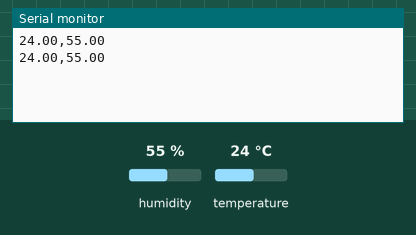
Bench run of a sketch on a simulated STM32 Blue Pill. Parts: the last lines printed to the serial monitor. Inputs (shaded band) come from the test bench; at power-on: humidity 55 %, temperature 24 °C.

Above: at 2.8 s.
2.9 s: humidity set to 22 %
At 4.4 s:
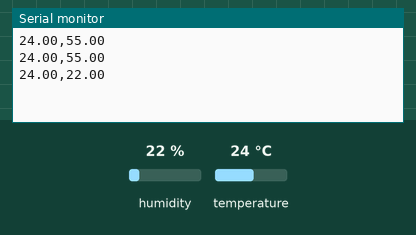
5.6 s: temperature set to 12 °C
At 6.8 s:
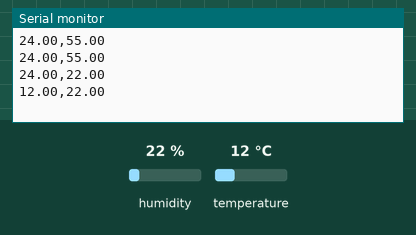
8.3 s: humidity set to 40 %
At 11.6 s:
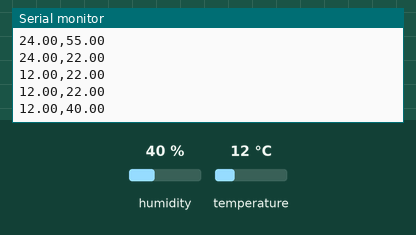
Timing chart, 0 to 13.1 s (numbered marks = the images above; inputs shaded):
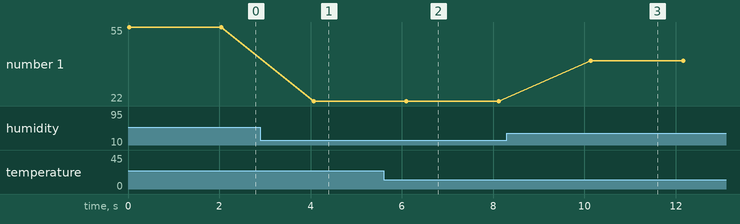

Measured:
- after the input at 2.9 s, the serial monitor: prints a new line after 1.2 s (image 1)
- after the input at 5.6 s, the serial monitor: prints a new line after 0.49 s (image 2)
- after the input at 8.3 s, the serial monitor: prints a new line after 1.8 s (image 3)
- plotted number 1: 55 → 22 after the input at 2.9 s, 22 → 40 after the input at 8.3 s

The sketch:

stm-to-esp.ino
```cpp
#include <DHT.h>

#define DHTPIN PA10
#define DHTTYPE DHT11
DHT dht(DHTPIN, DHTTYPE);

void setup() {
  Serial.begin(9600); // UART to ESP32
  dht.begin();
}

void loop() {
  float hum = dht.readHumidity();
  float temp = dht.readTemperature();

  if (!isnan(hum) && !isnan(temp)) {
    Serial.print(temp);
    Serial.print(",");
    Serial.println(hum);
  }

  delay(2000);
}
```
